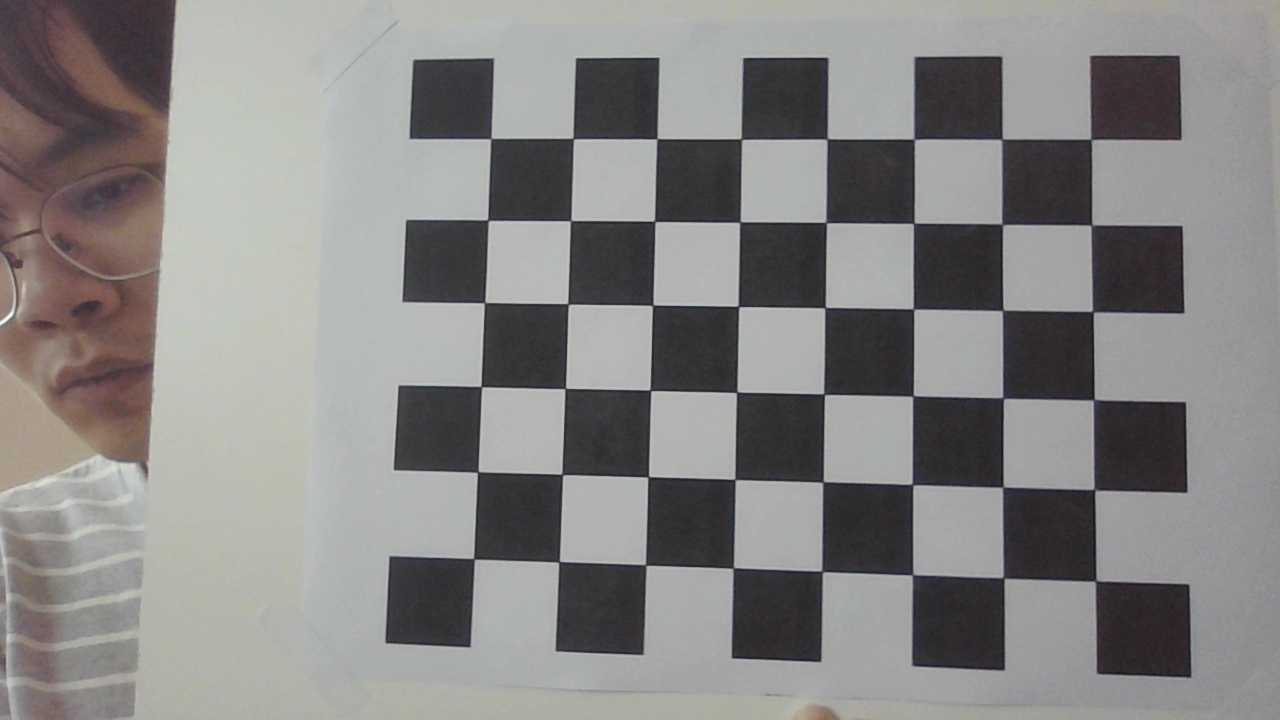
#> input picture Python/Camera/Calibrate/Image/1974.png, 1280 x 720 px; its folder holds only this picture in this run
$ python Calibrate.py
#> lines starting #> are read from the running program, lines starting #| are printed output that depends on the picture; after the words box and inside, x2 and y2 are one past the last pixel; in counts of white or black regions, pixels touching at a corner belong together; long printed decimals are rounded
import numpy as np
import cv2
import glob

objp = np.zeros((8*6,3), np.float32)
objp[:,:2] = np.mgrid[0:6,0:8].T.reshape(-1,2)

objpoints = []
imgpoints = []

images = glob.glob('Image/*.png')

for fname in images:
    img = cv2.imread(fname)
#> img is the input picture: shape (720, 1280, 3); mean B, G, R 132.4, 133.3, 134.8
    gray = cv2.cvtColor(img, cv2.COLOR_BGR2GRAY)

    ret, corners = cv2.findChessboardCorners(gray, (6,8), None)
#> ret = True; corners = 48 rows, first 8: [474, 558.5], [477.5, 472], [480.6, 385.3], [483.3, 303.6], [486.4, 219.4], [491.8, 137.2], [557.9, 563], [563.2, 475.6]

    if ret == True:
        objpoints.append(objp)

        criteria = (cv2.TERM_CRITERIA_EPS + cv2.TERM_CRITERIA_MAX_ITER, 30, 0.001)
        corners2 = cv2.cornerSubPix(gray,corners, (11,11), (-1,-1), criteria)
#> corners2 = 48 rows, first 8: [473.9, 558.8], [477.7, 472], [481.4, 386.6], [484.6, 302.7], [487.9, 220.3], [490.8, 138.6], [559, 561.7], [562.3, 474.5]
        imgpoints.append(corners2)

        img = cv2.drawChessboardCorners(img, (6,8), corners2, ret)
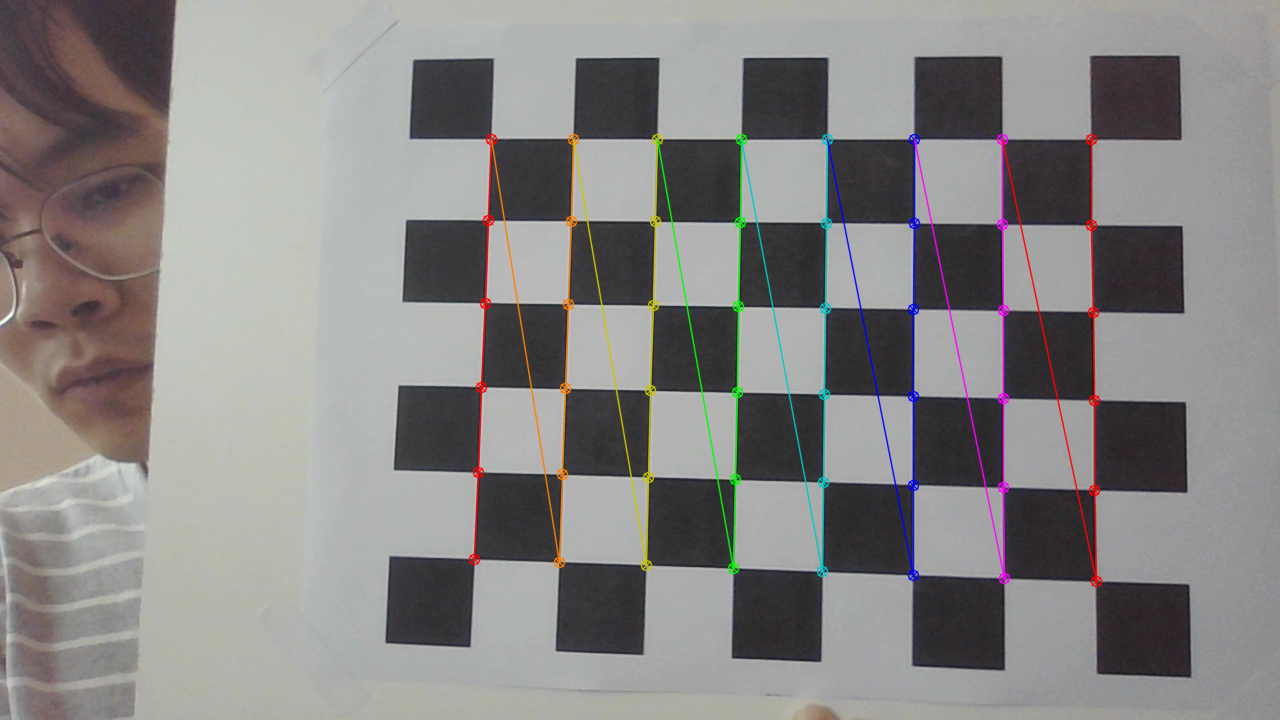
#> img: shape (720, 1280, 3); 2.53% of pixels changed, all inside (x1, y1, x2, y2) = (468, 133, 1103, 588)
        cv2.imshow('img', img)
        cv2.waitKey(1000)

cv2.destroyAllWindows()

ret, mtx, dist, rvecs, tvecs = cv2.calibrateCamera(objpoints, imgpoints, gray.shape[::-1], None, None)
#> ret = 0.241; mtx = [[1760.2, 0, 538.3], [0, 1760.2, 295.7], [0, 0, 1]]; dist = [[0.134, -1.28, 0.00186, -0.00889, 4.24]]; rvecs = ([-0.233, -0.000399, -1.54],); tvecs = ([-0.745, 3.05, 20.48],)

print("Camera matrix : \n")
print(mtx)
#| [[1.76020011e+03 0.00000000e+00 5.38322621e+02]
#|  [0.00000000e+00 1.76015313e+03 2.95658018e+02]
#|  [0.00000000e+00 0.00000000e+00 1.00000000e+00]]
print("dist : \n")
print(dist)
#| [[ 1.34199172e-01 -1.28448841e+00  1.85798549e-03 -8.88850206e-03
#|    4.24069960e+00]]

$ run again, on Python/Camera/Calibrate/Image/2899.png
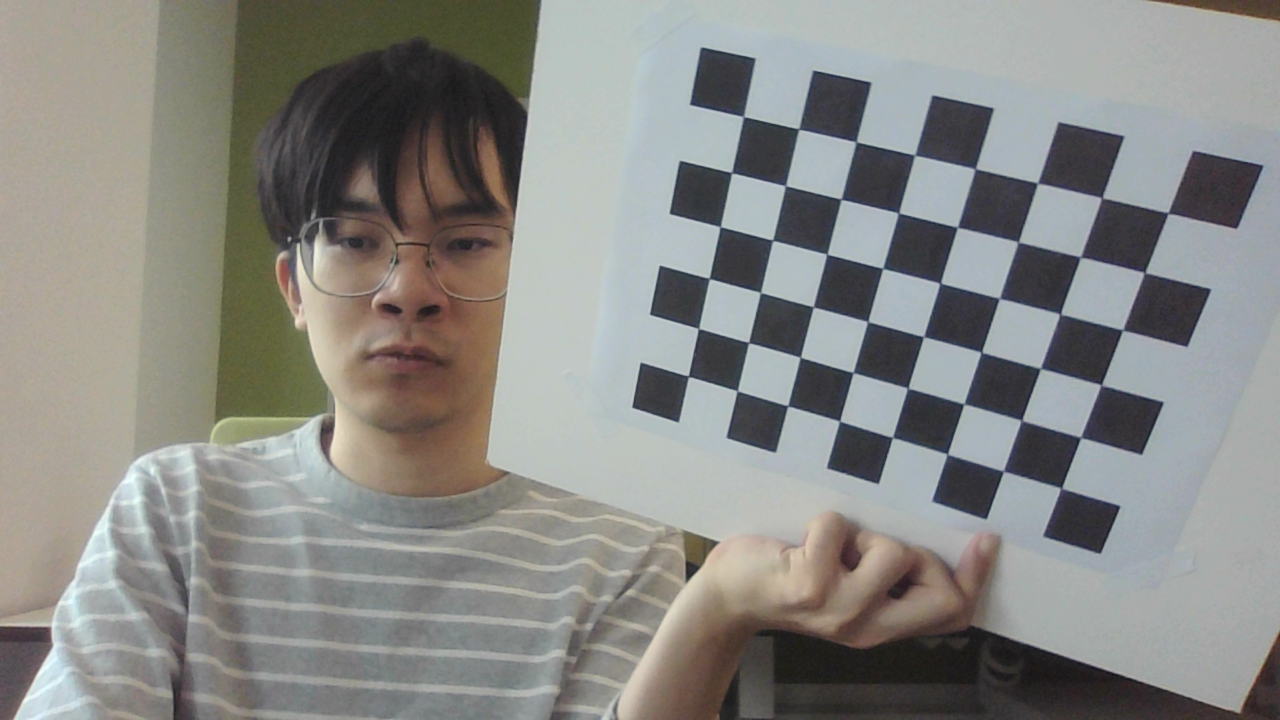
#> input picture Python/Camera/Calibrate/Image/2899.png, 1280 x 720 px
#> img is the input picture: shape (720, 1280, 3); mean B, G, R 132.6, 136.3, 136.4
#> `gray = cv2.cvtColor(img, cv2.COLOR_BGR2GRAY)`:
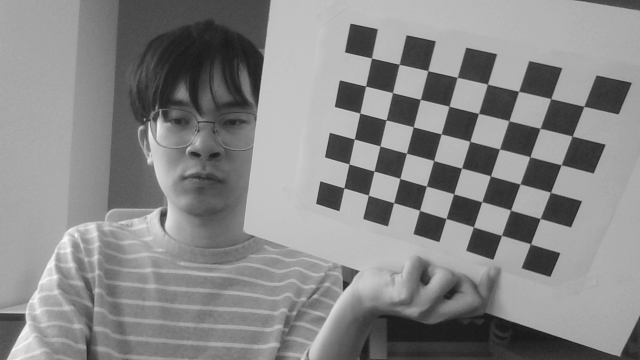
#> gray: shape (720, 1280) (shown at 1/2 size); min 19, max 251, mean 135.9
#> `ret, corners = cv2.findChessboardCorners(gray, (6,8), None)`: ret = True; corners = 48 rows, first 8: [688.8, 376.7], [698.6, 328.5], [709, 278.4], [720.3, 226.6], [731.5, 172.7], [743.4, 116.6], [737.5, 390.7], [748.7, 342.5]
#> corners2 = 48 rows, first 8: [688.4, 376.3], [698.5, 328.4], [709.3, 278.5], [720.2, 226.7], [731.7, 172.7], [743.5, 116.5], [737.2, 390.8], [748.6, 342.6]
#> `img = cv2.drawChessboardCorners(img, (6,8), corners2, ret)`:
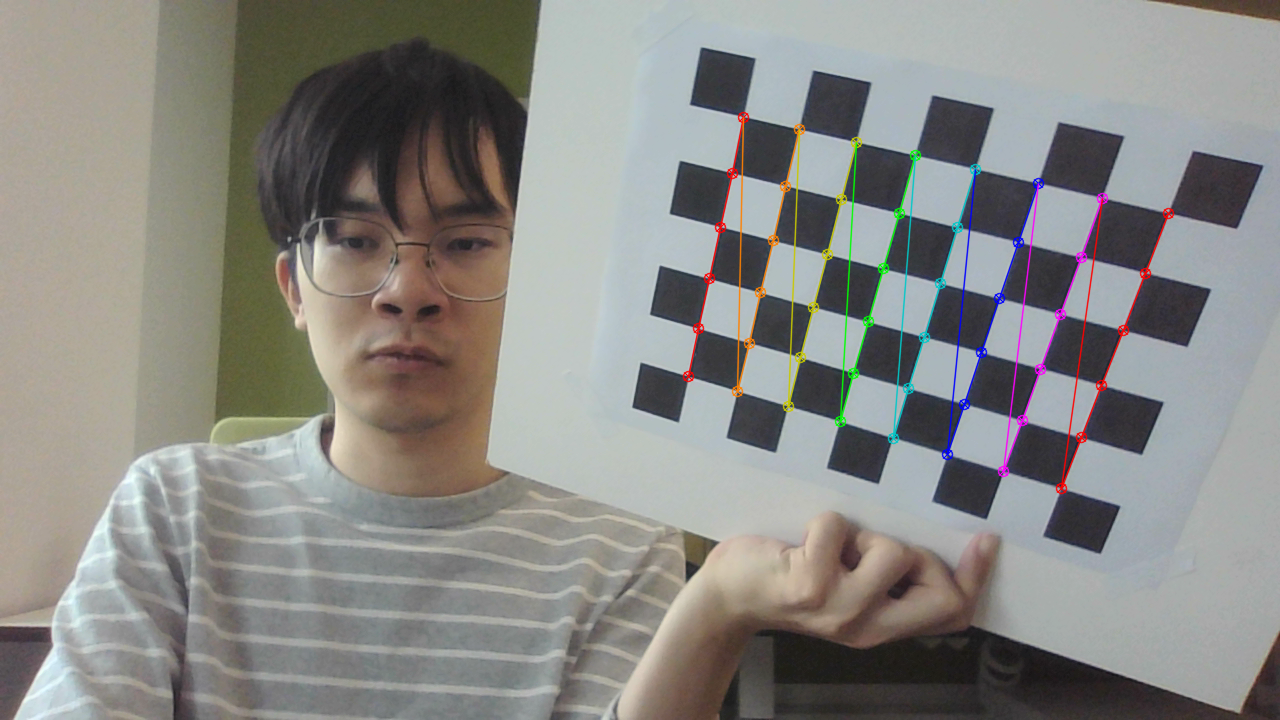
#> img: shape (720, 1280, 3); 1.77% of pixels changed, all inside (x1, y1, x2, y2) = (682, 111, 1175, 495)
#> `ret, mtx, dist, rvecs, tvecs = cv2.calibrateCamera(objpoints, imgpoint..`: ret = 0.224; mtx = [[939, 0, 678.5], [0, 918, 394], [0, 0, 1]]; dist = [[-0.00541, -0.0549, 0.00295, -0.00103, 0.0935]]; rvecs = ([0.0342, 0.485, -1.29],); tvecs = ([0.184, -0.351, 18.01],)
#| [[939.050   0.         678.544]
#|  [  0.         918.046 393.992]
#|  [  0.           0.           1.        ]]
#| [[-0.005414  -0.0549  0.002948 -0.001027  0.09354]]

$ run again, on Python/Camera/Calibrate/Image/3020.png
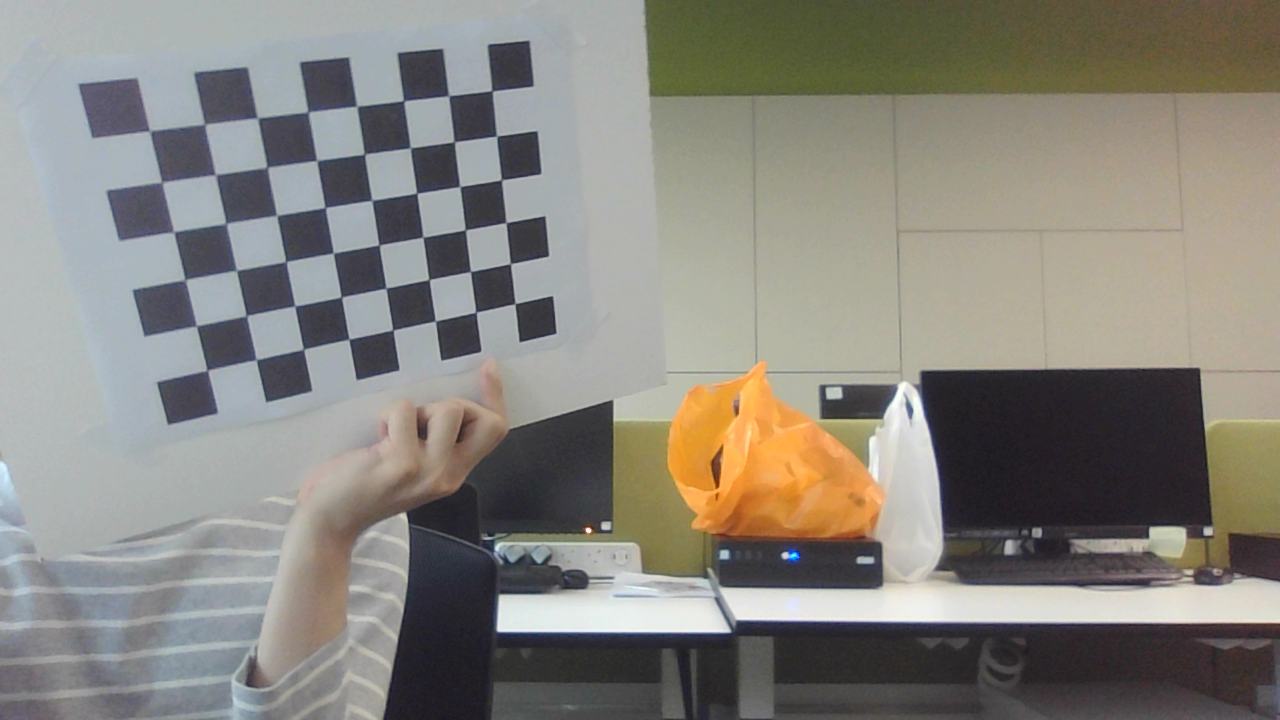
#> input picture Python/Camera/Calibrate/Image/3020.png, 1280 x 720 px
#> img is the input picture: shape (720, 1280, 3); mean B, G, R 125.1, 132.2, 135.1
#> `gray = cv2.cvtColor(img, cv2.COLOR_BGR2GRAY)`:
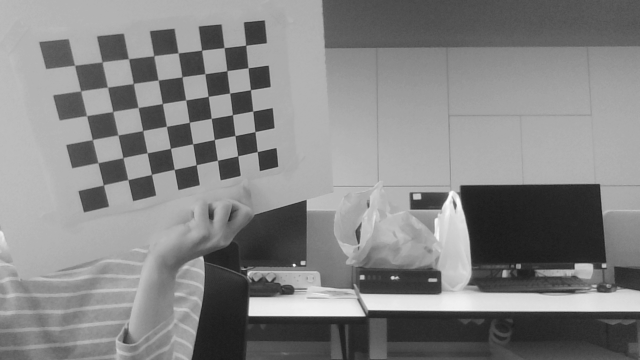
#> gray: shape (720, 1280) (shown at 1/2 size); min 24, max 255, mean 132.3
#> `ret, corners = cv2.findChessboardCorners(gray, (6,8), None)`: ret = True; corners = 48 rows, first 8: [491.9, 90.83], [496.5, 136.3], [501.6, 179.9], [505.5, 223.6], [511.3, 264.7], [515.8, 302.7], [448.5, 95.5], [455.5, 142.7]
#> corners2 = 48 rows, first 8: [492, 90.83], [496.6, 136.1], [501.4, 179.8], [506, 222.6], [510.4, 263.6], [514.9, 303.6], [448.6, 95.73], [454.2, 141.8]
#> `img = cv2.drawChessboardCorners(img, (6,8), corners2, ret)`:
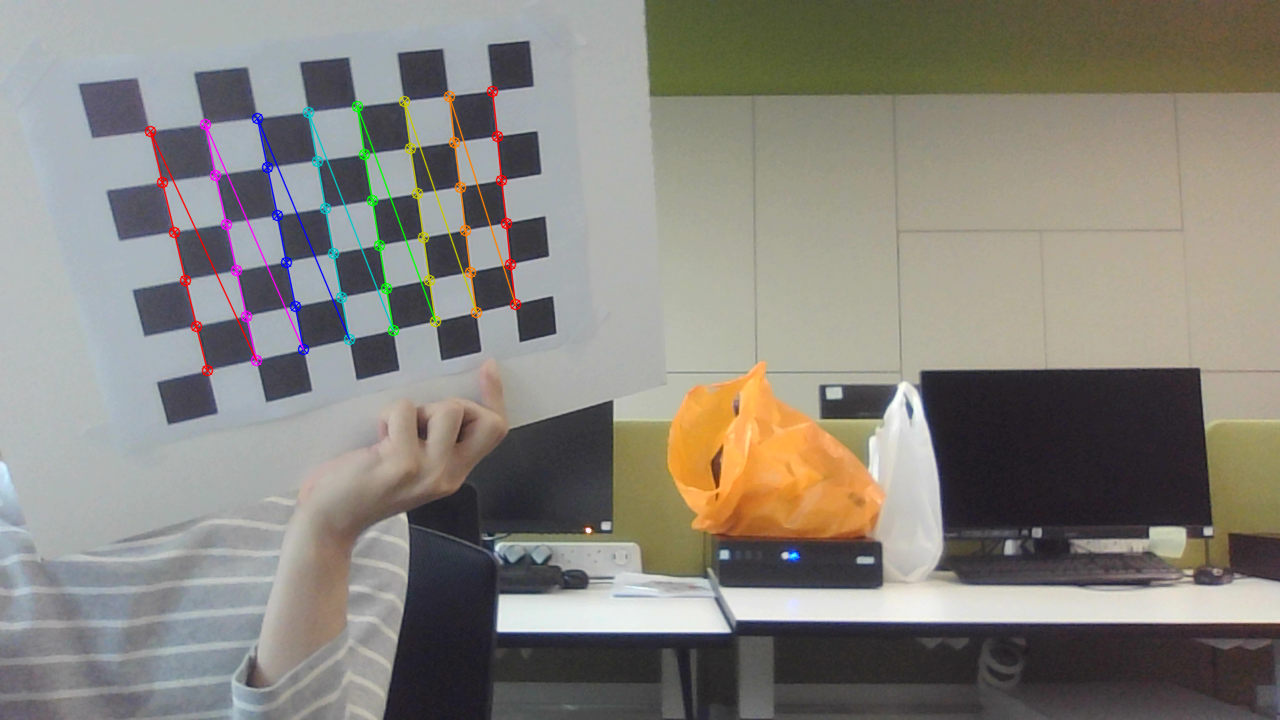
#> img: shape (720, 1280, 3); 1.52% of pixels changed, all inside (x1, y1, x2, y2) = (144, 85, 522, 377)
#> `ret, mtx, dist, rvecs, tvecs = cv2.calibrateCamera(objpoints, imgpoint..`: ret = 0.135; mtx = [[880.1, 0, 726.9], [0, 945.1, 304.8], [0, 0, 1]]; dist = [[-0.0742, 0.114, 0.00463, -0.000401, -0.108]]; rvecs = ([-0.0858, -0.648, 1.4],); tvecs = ([-5.5, -4.68, 20.41],)
#| [[880.135   0.         726.854]
#|  [  0.         945.082 304.808]
#|  [  0.           0.           1.        ]]
#| [[-0.07422  0.1137  0.004632 -0.0004011  -0.1077]]
